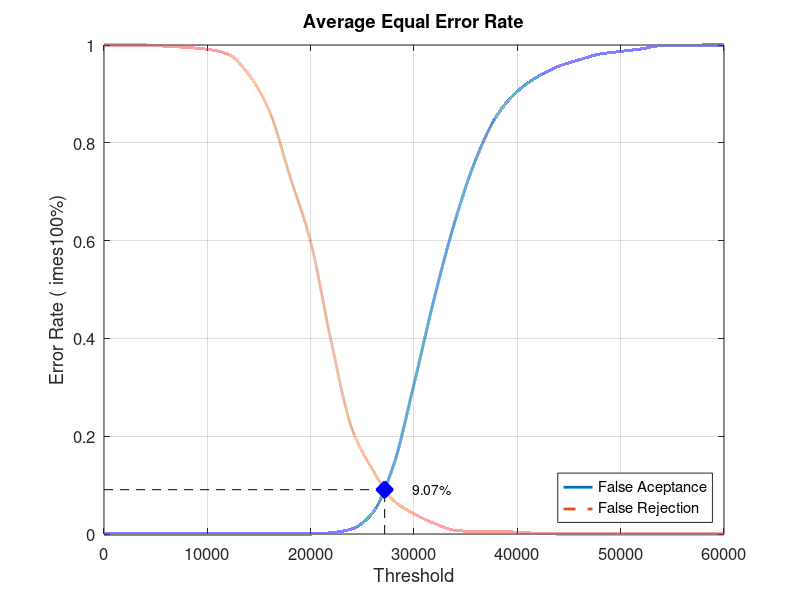
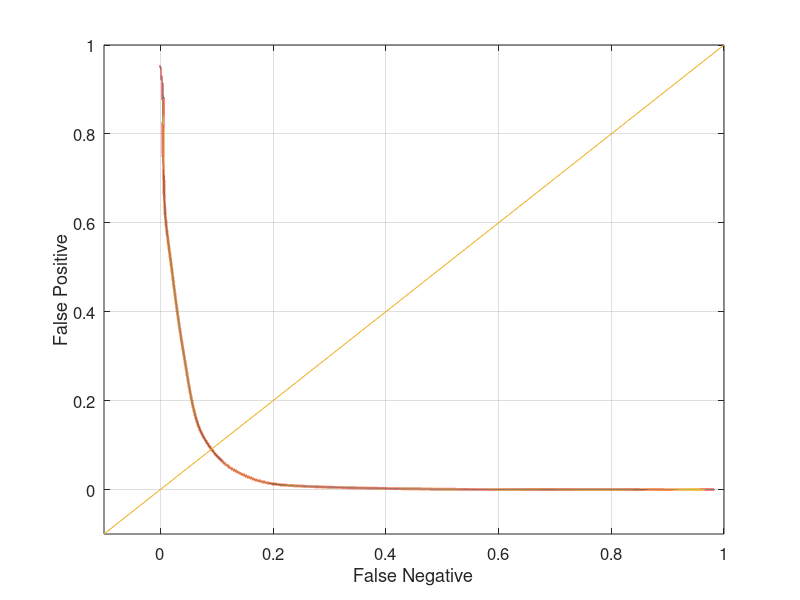

Here is the MATLAB script that generated these plots, in order:
close all;
clear;
clc;
x = 0:2000:60000;
xq = 0:0.5:60000;

y0 = [0 0 0 0 0 0 0 0 0 0 0 0.00263158 0.0105263 0.0434211 0.139474 0.306579 0.485526 0.642105 0.767105 0.855263 0.905263 0.935526 0.956579 0.969737 0.981579 0.986842 0.992105 0.998684 0.998684 1 1]
yy0 = interp1(x, y0, xq, 'pchip');
y1 = [1 1 1 0.9975 0.995 0.99125 0.98125 0.94 0.865 0.73125 0.5975 0.3925 0.215 0.13125 0.06875 0.04125 0.02125 0.0075 0.005 0.005 0.00375 0.00125 0 0 0 0 0 0 0 0 0]
yy1 = interp1(x, y1, xq, 'pchip');

% Calculating EER: 
y2 = abs(y0 - y1);
find(y2 == min(y2))
yy2 = abs(yy0 - yy1);
xEER = find(yy2 == min(yy2));
xEERIndex = xq(xEER) % X-axis EER
yEER = yy0(xEER) % Y-axis EER

main = figure
plot(xq, yy0,'-','LineWidth', 2);	hold on
plot(xq, yy1,'--','LineWidth', 2);	hold on
plot([xEERIndex xEERIndex], [0 yEER], 'k--');	hold on
plot([0 xEERIndex], [yEER yEER], 'k--');	hold on
plot(xEERIndex, yEER, 'bx', 'LineWidth', 10);	hold on
text(xEERIndex + 10 * xEERIndex / 100, yEER, [num2str(round((10000 * yEER)) / 100) '%'])
legend('False Aceptance', 'False Rejection', 'Location', 'SouthEast')
xlabel('Threshold')
ylabel('Error Rate (	imes100%)')
title('Average Equal Error Rate')
set(gca, 'FontSize', 12)
axis([0 60000 0 1])
grid on

print(main, 'Experiment4AverageMain', '-dpng');
FNRxFPR = figure('Color', [1 1 1]);
plot(yy1, yy0, '-', yy1, yy0, 'LineWidth', 2);
hold on
y = -0.1:0.1:1
plot(y, y); 
set(gca, 'FontSize', 12)
xlabel('False Negative')
ylabel('False Positive')
axis([-0.1 1 -0.1 1])
set(gca, 'FontSize', 12)
grid on

print(FNRxFPR, 'Experiment4AverageFNRxFPR','-dpng');
